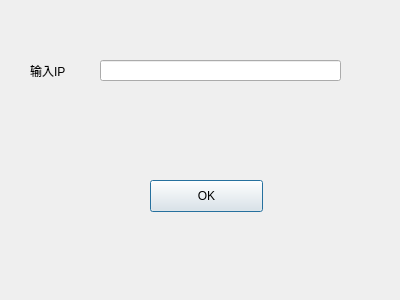
<?xml version="1.0" encoding="UTF-8"?>
<ui version="4.0">
 <class>ConnectionDialog</class>
 <widget class="QDialog" name="ConnectionDialog">
  <property name="geometry">
   <rect>
    <x>0</x>
    <y>0</y>
    <width>400</width>
    <height>300</height>
   </rect>
  </property>
  <property name="windowTitle">
   <string>Dialog</string>
  </property>
  <widget class="QLineEdit" name="lineEdit">
   <property name="geometry">
    <rect>
     <x>100</x>
     <y>60</y>
     <width>241</width>
     <height>21</height>
    </rect>
   </property>
  </widget>
  <widget class="QLabel" name="label">
   <property name="geometry">
    <rect>
     <x>30</x>
     <y>60</y>
     <width>61</width>
     <height>21</height>
    </rect>
   </property>
   <property name="text">
    <string>输入IP</string>
   </property>
  </widget>
  <widget class="QPushButton" name="pushButton">
   <property name="geometry">
    <rect>
     <x>150</x>
     <y>180</y>
     <width>113</width>
     <height>32</height>
    </rect>
   </property>
   <property name="text">
    <string>OK</string>
   </property>
  </widget>
 </widget>
 <resources/>
 <connections/>
</ui>
